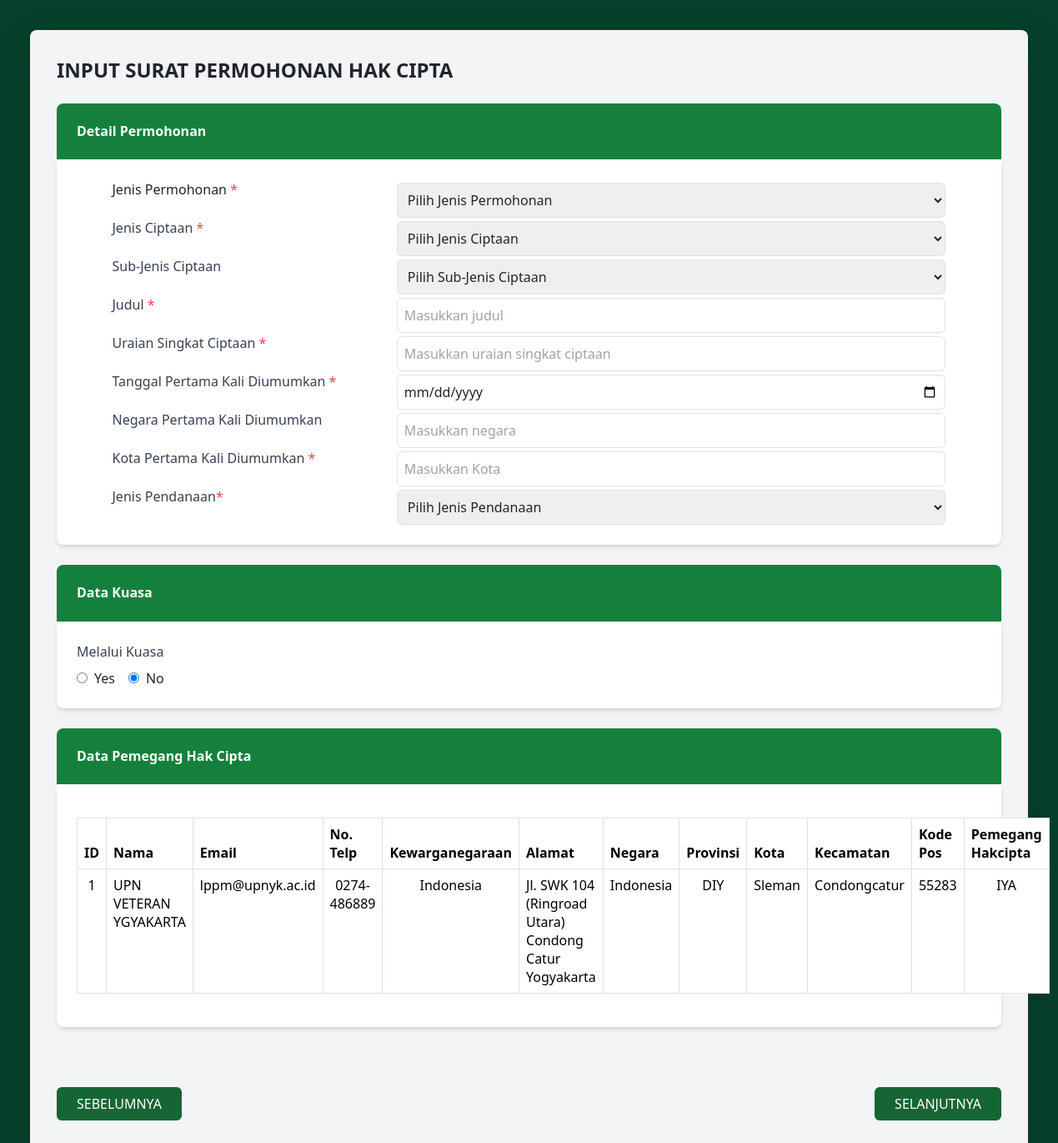
The app's page /inputawal.php with its own data.
### tables this page shows
CREATE TABLE `pencipta` (
  `id` int(11) NOT NULL,
  `nama` varchar(255) NOT NULL,
  `email` varchar(255) NOT NULL,
  `no_telp` varchar(20) NOT NULL,
  `kewarganegaraan` varchar(100) NOT NULL DEFAULT 'Indonesia',
  `alamat` text NOT NULL,
  `negara` varchar(100) NOT NULL,
  `provinsi` varchar(100) NOT NULL,
  `kabupaten_kota` varchar(100) NOT NULL,
  `kecamatan` varchar(100) NOT NULL,
  `kode_pos` varchar(10) NOT NULL,
  `pemegang_hakcipta` enum('IYA','TIDAK') NOT NULL DEFAULT 'IYA',
  `created_at` timestamp NOT NULL DEFAULT current_timestamp()
);

### inputawal.php (the view, shortened to what this page needs)
<?php
$servername = "localhost";
$username = "root";
$password = "";
$database = "hki";
$conn = new mysqli($servername, $username, $password, $database);
$sql_pencipta = "SELECT * FROM pencipta";
$result_pencipta = $conn->query($sql_pencipta);
?>
<html>
<head>
    <script src="https://cdn.tailwindcss.com"></script>
    <link rel="stylesheet" href="https://cdnjs.cloudflare.com/ajax/libs/font-awesome/5.15.3/css/all.min.css">
    <link href="https://cdn.jsdelivr.net/npm/bootstrap@5.3.3/dist/css/bootstrap.min.css" rel="stylesheet">
    <link href="style.css" rel="stylesheet"/>
</head>
<body class="bg p-9 flex justify-center items-center min-h-screen ">
<br>
<br>
    <div class="bg-gray-100 w-full max-w-7xl p-8 rounded-lg shadow-lg">
        <h1 class="text-2xl font-bold mb-6">INPUT SURAT PERMOHONAN HAK CIPTA</h1>
        <form action="proses_inputawal.php" method="post">
                <div class="bg-green-700 text-white p-4 rounded-t-lg">
            <h2 class="font-semibold">Detail Permohonan</h2>
        </div>
        <div class="bg-white p-6 rounded-b-lg shadow-md mb-6">
            <div class="container">
                <div class="row">
                    <div class="col-4">
                        <label for="jenis_permohonan">Jenis Permohonan <span class="text-red-500">*</span></label>
                    </div>
                    <div class="col-8">
                    <select name="jenis_permohonan" class="w-full mt-1 p-2 border rounded">
                        <option value="">Pilih Jenis Permohonan</option>
                    </select>
                    </div>
                </div>
                <div class="row">
                    <div class= "col-4">
                        <label class="block text-gray-700">Jenis Ciptaan <span class="text-red-500">*</span></label>
                    </div>
                    <div class= "col-8">
                        <select name = "jenis_ciptaan" id="jenis_ciptaan" class="w-full mt-1 p-2 border rounded col-8">
                        <option  value="">Pilih Jenis Ciptaan</option>
                        </select>
                    </div>
                </div>
                <div>
                    <div class="row">
                        <div class= "col-4">
                            <label class="block text-gray-700">Sub-Jenis Ciptaan</label>
                        </div>
                        <div class= "col-8">
                            <select name = "sub_jenis_ciptaan" id="sub_jenis_ciptaan" class="w-full mt-1 p-2 border rounded">
                            <option value="">Pilih Sub-Jenis Ciptaan</option>
                            </select>
                        </div>
                    </div>
                </div>
                <div>
                    <div class="row">
                        <div class= "col-4">
                            <label class="block text-gray-700">Judul <span class="text-red-500">*</span></label>
                        </div>
                            <div class= "col-8">
                                <input type="text" name="judul" class="w-full mt-1 p-2 border rounded" placeholder="Masukkan judul">
                            </div>
                        </div>
                    <div>
                        <div class="row">
                            <div class= "col-4">
                                <label class="block text-gray-700">Uraian Singkat Ciptaan <span class="text-red-500">*</span></label>
                            </div>
                            <div class= "col-8">
                                <input type="text"  name="uraian_singkat" class="w-full mt-1 p-2 border rounded" placeholder="Masukkan uraian singkat ciptaan">
                            </div>
                        </div>
                    </div>
                    <div>
                        <div class="row">
                            <div class= "col-4">
                                <label class="block text-gray-700">Tanggal Pertama Kali Diumumkan <span class="text-red-500">*</span></label>
                            </div>
                            <div class= "col-8">
                                <input type="date"  name="tanggal_pertama_kali_diumumkan" class="w-full mt-1 p-2 border rounded">
                            </div>
                        </div>
                    </div>
                    <div>
                        <div class="row">
                            <div class= "col-4">
                                <label class="block text-gray-700">Negara Pertama Kali Diumumkan</label>
                            </div>
                            <div class= "col-8">
                                <input type="text" name="negara_pertama_kali_diumumkan"  class="w-full mt-1 p-2 border rounded" placeholder="Masukkan negara">
                            </div>
                        </div>
                    </div>
                </div>
                <div>
                    <div class="row">
                        <div class= "col-4">
                            <label class="block text-gray-700">Kota Pertama Kali Diumumkan <span class="text-red-500">*</span></label>
                        </div>
                        <div class= "col-8">
                            <input type="text"  name="kota_pertama_kali_diumumkan" class="w-full mt-1 p-2 border rounded" placeholder="Masukkan Kota">
                        </div>
                    </div>
                    <div>
                        <div class="row">
                            <div class= "col-4">
                                <label for="jenisHibah" class="block text-gray-700">Jenis Pendanaan<span class="text-red-500">*</span></label>
                            </div>
                            <div class= "col-8">
                                <select id="jenisHibah" name = "jenis_hibah" class="w-full mt-1 p-2 border rounded" onchange="showHibahOptions()">
                                    <option value="">Pilih Jenis Pendanaan</option>
                                </select>
                            </div>
                        </div>
                    </div>
    </div>
            </div>
        </div>
        <div class="bg-green-700 text-white p-4 rounded-t-lg">
            <h2 class="font-semibold">Data Kuasa</h2>
        </div>
        <div class="bg-white p-6 rounded-b-lg shadow-md mb-6">
            <label class="block text-gray-700 mb-2">Melalui Kuasa</label>
            <div class="flex items-center">
                <input type="radio" name="kuasa" class="mr-2"> Yes
                <input type="radio" name="kuasa" class="ml-4 mr-2" checked> No
            </div>
        </div>
        <div class="bg-green-700 text-white p-4 rounded-t-lg">
            <h2 class="font-semibold">Data Pemegang Hak Cipta</h2>
        </div>
        <div class="bg-white p-6 rounded-b-lg shadow-md mb-6">
            <table class="table table-bordered mt-3">
                <thead>
                    <tr class="bg-gray-200">
                        <th class="border p-2">ID</th>
                        <th class="border p-2">Nama</th>
                        <th class="border p-2">Email</th>
                        <th class="border p-2">No. Telp</th>
                        <th class="border p-2">Kewarganegaraan</th>
                        <th class="border p-2">Alamat</th>
                        <th class="border p-2">Negara</th>
                        <th class="border p-2">Provinsi</th>
                        <th class="border p-2">Kota</th>
                        <th class="border p-2">Kecamatan</th>
                        <th class="border p-2">Kode Pos</th>
                        <th class="border p-2">Pemegang Hakcipta</th>
                    </tr>
                </thead>
                <tbody>
                    <?php
                            if ($result_pencipta !== null && $result_pencipta->num_rows > 0) {
                                $number = 0;
                                while ($row = $result_pencipta->fetch_assoc()) {
                                    echo '<tr class="border">';
                                    echo '<td class="border p-2 text-center">' . ++$number . '</td>';
                                    echo '<td class="border p-2">' . htmlspecialchars($row["nama"]) . '</td>';
                                    echo '<td class="border p-2">' . htmlspecialchars($row["email"]) . '</td>';
                                    echo '<td class="border p-2 text-center">' . htmlspecialchars($row["no_telp"]) . '</td>';
                                    echo '<td class="border p-2 text-center">' . htmlspecialchars($row["kewarganegaraan"]) . '</td>';
                                    echo '<td class="border p-2">' . htmlspecialchars($row["alamat"]) . '</td>';
                                    echo '<td class="border p-2 text-center">' . htmlspecialchars($row["negara"]) . '</td>';
                                    echo '<td class="border p-2 text-center">' . htmlspecialchars($row["provinsi"]) . '</td>';
                                    echo '<td class="border p-2 text-center">' . htmlspecialchars($row["kabupaten_kota"]) . '</td>';
                                    echo '<td class="border p-2 text-center">' . htmlspecialchars($row["kecamatan"]) . '</td>';
                                    echo '<td class="border p-2 text-center">' . htmlspecialchars($row["kode_pos"]) . '</td>';
                                    echo '<td class="border p-2 text-center">' . htmlspecialchars($row["pemegang_hakcipta"]) . '</td>';
                                    echo '</tr>';
                                }
                            } else {
                                echo '<tr><td colspan="12" class="border p-4 text-center">Tidak ada data pengusul.</td></tr>';
                            }
                            ?>
                </tbody>
            </table>
        </div>
<br>
                 <div class="flex justify-between mt-4">
                    <a href="daftar_user.php"><button type="button" id="tambahPenciptaBtnSebelumnya" class="bg-green-800 text-white px-4 py-2 rounded">SEBELUMNYA</button></a>
                    <button type="submit" id="tambahPenciptaBtnSelanjutnya" class="bg-green-800 text-white px-4 py-2 rounded">SELANJUTNYA</button>
                </div>
        </form>
    </div>
</body>
</html>

### style.css (style rules this page uses)
.bg { background-color: #06402B; }

### records on screen
pencipta: nama "UPN VETERAN YGYAKARTA", email "lppm@upnyk.ac.id", no_telp "0274-486889", kewarganegaraan "Indonesia", alamat "Jl. SWK 104 (Ringroad Utara) Condong Catur Yogyakarta", negara "Indonesia", provinsi "DIY", kabupaten_kota "Sleman", kecamatan "Condongcatur", kode_pos "55283", pemegang_hakcipta "IYA"
